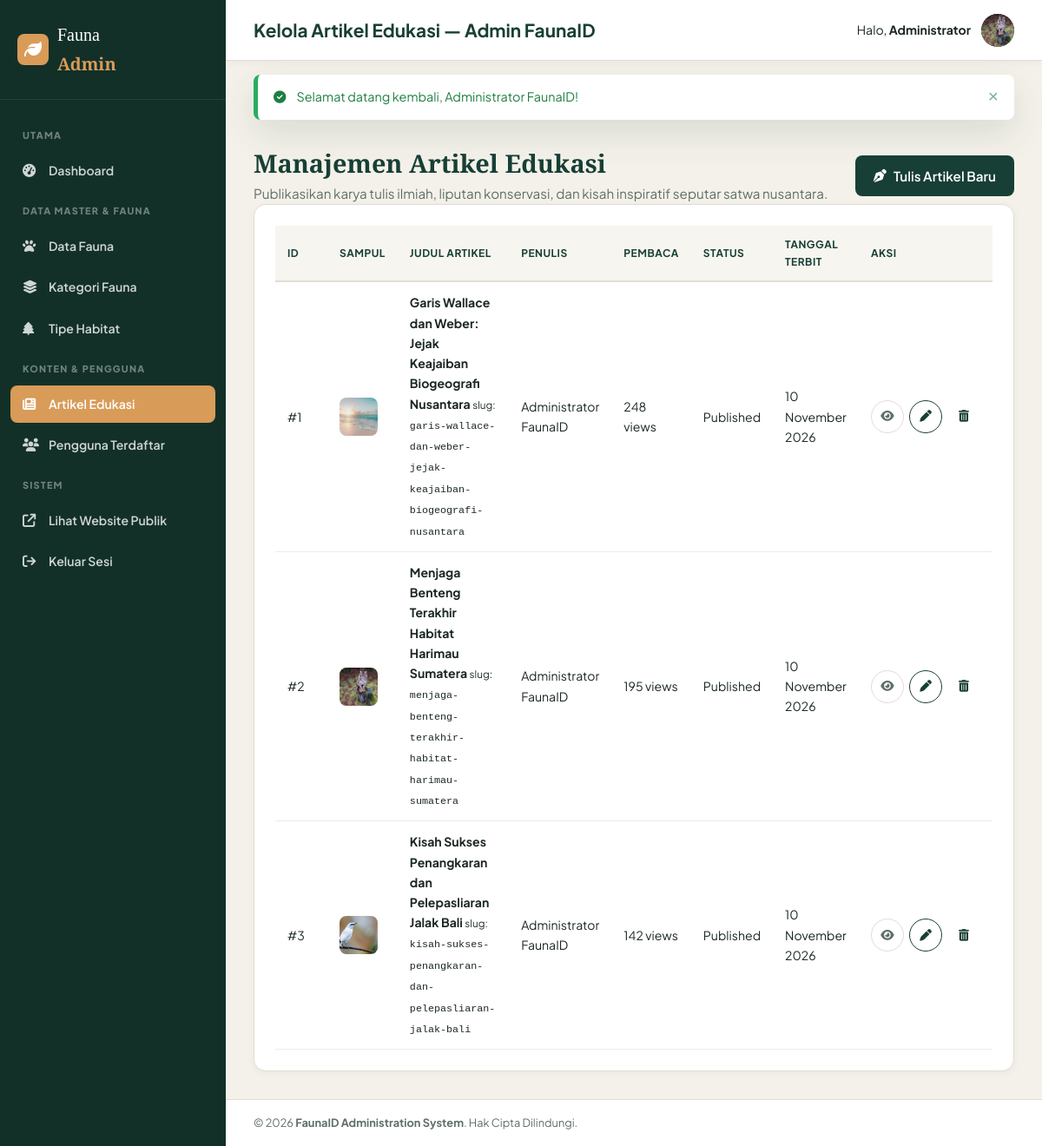
Screenshot of /admin/articles (signed in) with the database file from the repository.
### tables this page shows
CREATE TABLE `articles` (
  `id` INT AUTO_INCREMENT PRIMARY KEY,
  `user_id` INT NOT NULL,
  `judul` VARCHAR(255) NOT NULL,
  `slug` VARCHAR(255) NOT NULL UNIQUE,
  `ringkasan` TEXT NULL,
  `konten` LONGTEXT NOT NULL,
  `thumbnail` VARCHAR(500) NULL,
  `status` ENUM('draft', 'published') NOT NULL DEFAULT 'published',
  `views` INT DEFAULT 0,
  `created_at` TIMESTAMP DEFAULT CURRENT_TIMESTAMP,
  `updated_at` TIMESTAMP DEFAULT CURRENT_TIMESTAMP ON UPDATE CURRENT_TIMESTAMP,
  CONSTRAINT `fk_articles_user` FOREIGN KEY (`user_id`) REFERENCES `users` (`id`) ON DELETE CASCADE
);

CREATE TABLE `users` (
  `id` INT AUTO_INCREMENT PRIMARY KEY,
  `nama` VARCHAR(100) NOT NULL,
  `email` VARCHAR(100) NOT NULL UNIQUE,
  `password` VARCHAR(255) NOT NULL,
  `role` ENUM('admin', 'user') NOT NULL DEFAULT 'user',
  `foto_profil` VARCHAR(255) NULL,
  `created_at` TIMESTAMP DEFAULT CURRENT_TIMESTAMP,
  `updated_at` TIMESTAMP DEFAULT CURRENT_TIMESTAMP ON UPDATE CURRENT_TIMESTAMP
);

### app/core/Controller.php (called while the page is built, shortened)
<?php
class Controller {
    protected function view(string $view, array $data = []): void {
        extract($data);
        $viewPath = APP_PATH . '/views/' . str_replace('.', '/', $view) . '.php';
        require_once $viewPath;
    }
    protected function model(string $model): Model {
        $modelPath = APP_PATH . '/models/' . $model . '.php';
        return new $model();
    }
}

### app/controllers/AdminController.php (called while the page is built, shortened)
<?php
require_once APP_PATH . '/core/Controller.php';
class AdminController extends Controller {
    public function articles(): void {
        $articleModel = $this->model('ArticleModel');
        $articles = $articleModel->getAll('', 0);
        $data = [
            'title' => 'Kelola Artikel Edukasi — Admin FaunaID',
            'articles' => $articles
        ];
        $this->view('admin.articles.index', $data);
    }
}

### public/index.php (called while the page is built, shortened)
<?php
require_once dirname(__DIR__) . '/app/config/Database.php';
require_once dirname(__DIR__) . '/app/core/Helper.php';
$app = new App();

### app/core/Helper.php (called while the page is built, shortened)
<?php
if (!function_exists('url')) {
    function url(string $path = ''): string {
        $path = ltrim($path, '/');
        return empty($path) ? BASE_URL : BASE_URL . '/' . $path;
    }
}
if (!function_exists('uploadUrl')) {
    function uploadUrl(?string $filename, string $fallback = 'fauna_1_tiger_sumatra_1.jpg'): string {
        $localPath = PUBLIC_PATH . DIRECTORY_SEPARATOR . 'uploads' . DIRECTORY_SEPARATOR . $filename;
        if (file_exists($localPath)) {
            return BASE_URL . '/uploads/' . $filename;
        }
        return $fallback;
    }
}
if (!function_exists('e')) {
    function e(?string $str): string {
        return htmlspecialchars((string)$str, ENT_QUOTES, 'UTF-8');
    }
}
if (!function_exists('formatDateIndo')) {
    function formatDateIndo(?string $datetime): string {
        $timestamp = strtotime($datetime);
        $bulan = [
            1 => 'Januari', 'Februari', 'Maret', 'April', 'Mei', 'Juni',
            'Juli', 'Agustus', 'September', 'Oktober', 'November', 'Desember'
        ];
        $tgl = date('j', $timestamp);
        $bln = $bulan[(int)date('n', $timestamp)];
        $thn = date('Y', $timestamp);
        return "{$tgl} {$bln} {$thn}";
    }
}

### app/config/Database.php (called while the page is built, shortened)
<?php
class Database {
    private static ?PDO $instance = null;
    public static function getConnection(): PDO {
        $host = DB_HOST;
        $port = DB_PORT;
        $db   = DB_NAME;
        $user = DB_USER;
        $pass = DB_PASS;
        try {
            $dsn = "mysql:host={$host};port={$port};charset=utf8mb4";
            $options = [
                PDO::ATTR_ERRMODE => PDO::ERRMODE_EXCEPTION,
                PDO::ATTR_DEFAULT_FETCH_MODE => PDO::FETCH_ASSOC,
                PDO::ATTR_EMULATE_PREPARES => false,
                PDO::ATTR_TIMEOUT => 2
            ];
            $pdo = new PDO($dsn, $user, $pass, $options);
            $stmt = $pdo->query("SHOW DATABASES LIKE '{$db}'");
            $exists = $stmt->fetch();
            if (!$exists) {
                $pdo->exec("CREATE DATABASE IF NOT EXISTS `{$db}` CHARACTER SET utf8mb4 COLLATE utf8mb4_unicode_ci");
                $pdo->exec("USE `{$db}`");
                $schemaFile = ROOT_PATH . '/database/schema.sql';
                if (file_exists($schemaFile)) {
                    $sql = file_get_contents($schemaFile);
                    $pdo->exec($sql);
                }
            } else {
                $pdo->exec("USE `{$db}`");
            }
            self::$instance = $pdo;
            return self::$instance;
        } catch (PDOException $e) {
            $sqliteDir = ROOT_PATH . DIRECTORY_SEPARATOR . 'database';
            if (!is_dir($sqliteDir)) {
                mkdir($sqliteDir, 0777, true);
            }
            $sqlitePath = $sqliteDir . DIRECTORY_SEPARATOR . 'fauna_id.sqlite';
            $isNew = !file_exists($sqlitePath) || filesize($sqlitePath) === 0;
            try {
                $pdo = new PDO("sqlite:" . $sqlitePath, null, null, [
                    PDO::ATTR_ERRMODE => PDO::ERRMODE_EXCEPTION,
                    PDO::ATTR_DEFAULT_FETCH_MODE => PDO::FETCH_ASSOC
                ]);
                $pdo->exec("PRAGMA foreign_keys = ON;");
                self::$instance = $pdo;
                self::$driver = 'sqlite';
                if ($isNew) {
                    self::initSqliteDatabase($pdo);
                }
                return self::$instance;
            } catch (Exception $sqle) {
                die("Gagal menghubungkan ke Database: " . $sqle->getMessage());
            }
        }
    }
}

### app/core/Model.php (called while the page is built, shortened)
<?php
class Model {
    protected PDO $db;
    public function __construct() {
        $this->db = Database::getConnection();
    }
    protected function query(string $sql, array $params = []): PDOStatement {
        $stmt = $this->db->prepare($sql);
        $stmt->execute($params);
        return $stmt;
    }
    protected function fetchAll(string $sql, array $params = []): array {
        return $this->query($sql, $params)->fetchAll();
    }
}

### app/models/ArticleModel.php (called while the page is built, shortened)
<?php
require_once APP_PATH . '/core/Model.php';
class ArticleModel extends Model {
    public function getAll(string $status = 'published', int $limit = 0, int $offset = 0, string $search = ''): array {
        $where = ["1=1"];
        $params = [];
        $whereClause = implode(' AND ', $where);
        $sql = "SELECT a.*, u.nama AS author_name
                FROM articles a
                JOIN users u ON a.user_id = u.id
                WHERE {$whereClause}
                ORDER BY a.created_at DESC";
        return $this->fetchAll($sql, $params);
    }
}

### app/views/admin/articles/index.php (the view)
<?php require_once APP_PATH . '/views/layouts/admin_header.php'; ?>
<div class="admin-page-header">
    <div>
        <h1 class="admin-page-title">Manajemen Artikel Edukasi</h1>
        <p class="admin-page-subtitle">Publikasikan karya tulis ilmiah, liputan konservasi, dan kisah inspiratif seputar satwa nusantara.</p>
    </div>
    <div>
        <a href="<?= url('admin/article-create') ?>" class="btn btn-primary">
            <i class="fa-solid fa-pen-nib"></i> Tulis Artikel Baru
        </a>
    </div>
</div>
<div class="admin-panel-card mt-4">
    <div class="table-responsive">
        <table class="admin-table">
            <thead>
                <tr>
                    <th width="60">ID</th>
                    <th>Sampul</th>
                    <th>Judul Artikel</th>
                    <th>Penulis</th>
                    <th class="text-center">Pembaca</th>
                    <th class="text-center">Status</th>
                    <th>Tanggal Terbit</th>
                    <th width="150" class="text-center">Aksi</th>
                </tr>
            </thead>
            <tbody>
                <?php if (empty($articles)): ?>
                    <tr>
                        <td colspan="8" class="text-center py-4 text-muted">
                            Belum ada artikel edukasi yang dibuat.
                        </td>
                    </tr>
                <?php else: ?>
                    <?php foreach ($articles as $art): ?>
                        <tr>
                            <td>#<?= $art['id'] ?></td>
                            <td>
                                <img src="<?= uploadUrl($art['thumbnail']) ?>" alt="" class="table-thumb">
                            </td>
                            <td>
                                <strong><?= e($art['judul']) ?></strong>
                                <small class="d-block text-muted">slug: <code><?= e($art['slug']) ?></code></small>
                            </td>
                            <td><?= e($art['author_name']) ?></td>
                            <td class="text-center"><?= (int)$art['views'] ?> views</td>
                            <td class="text-center">
                                <span class="badge <?= ($art['status'] === 'published') ? 'badge-success' : 'badge-warning' ?>">
                                    <?= ucfirst($art['status']) ?>
                                </span>
                            </td>
                            <td><?= formatDateIndo($art['created_at']) ?></td>
                            <td class="text-center">
                                <div class="action-btn-group">
                                    <a href="<?= url('articles/read/' . $art['slug']) ?>" target="_blank" class="btn btn-icon btn-sm btn-outline-secondary" title="Lihat di Web">
                                        <i class="fa-solid fa-eye"></i>
                                    </a>
                                    <a href="<?= url('admin/article-edit/' . $art['id']) ?>" class="btn btn-icon btn-sm btn-outline-primary" title="Edit">
                                        <i class="fa-solid fa-pen"></i>
                                    </a>
                                    <a href="<?= url('admin/article-delete/' . $art['id']) ?>" class="btn btn-icon btn-sm btn-outline-danger" title="Hapus" onclick="return confirm('Apakah Anda yakin ingin menghapus artikel ini?');">
                                        <i class="fa-solid fa-trash-can"></i>
                                    </a>
                                </div>
                            </td>
                        </tr>
                    <?php endforeach; ?>
                <?php endif; ?>
            </tbody>
        </table>
    </div>
</div>
<?php require_once APP_PATH . '/views/layouts/admin_footer.php'; ?>

### public/assets/css/style.css (style rules this page uses)
:root { --primary: #173F35; --primary-light: #24584b; --primary-dark: #0f2b24; --secondary: #759477; --secondary-light: #94af96; --accent: #D99B58; --accent-hover: #c48641; --bg-cream: #F7F5F0; --surface: #FFFFFF; --surface-hover: #FBF9F5; --text-main: #1C2826; --text-muted: #5e6f66; --text-light: #91a299; --border-color: #E2DDD5; --border-light: #EFECE6; --color-critical: #c0392b; --color-critical-bg: #fde8e7; --color-endangered: #e67e22; --color-endangered-bg: #fef1e6; --color-vulnerable: #d4ac0d; --color-vulnerable-bg: #fefde8; --color-least-concern: #27ae60; --color-least-concern-bg: #eafaf1; --font-heading: 'Playfair Display', Georgia, serif; --font-body: 'Plus Jakarta Sans', system-ui, -apple-system, BlinkMacSystemFont, 'Segoe UI', Roboto, sans-serif; --shadow-sm: 0 2px 8px rgba(23, 63, 53, 0.05); --shadow-md: 0 8px 24px rgba(23, 63, 53, 0.08); --shadow-lg: 0 16px 40px rgba(23, 63, 53, 0.12); --radius-sm: 8px; --radius-md: 14px; --radius-lg: 20px; --radius-full: 9999px; --transition: all 0.25s cubic-bezier(0.16, 1, 0.3, 1); }
*, *::before, *::after { box-sizing: border-box; margin: 0; padding: 0; }
html { scroll-behavior: smooth; font-size: 16px; }
body { font-family: var(--font-body); background-color: var(--bg-cream); color: var(--text-main); line-height: 1.65; -webkit-font-smoothing: antialiased; display: flex; flex-direction: column; min-height: 100vh; }
img { max-width: 100%; height: auto; display: block; }
a { color: var(--primary); text-decoration: none; transition: var(--transition); }
h1, h2, h3, h4, h5, h6 { font-family: var(--font-heading); color: var(--primary); font-weight: 700; line-height: 1.25; }
.btn { display: inline-flex; align-items: center; justify-content: center; gap: 8px; font-family: var(--font-body); font-size: 0.95rem; font-weight: 600; padding: 10px 20px; border-radius: var(--radius-sm); border: 1px solid transparent; cursor: pointer; transition: var(--transition); text-align: center; white-space: nowrap; }
.btn-primary { background-color: var(--primary); color: #FFFFFF; }
.btn-outline-primary { background-color: transparent; border-color: var(--primary); color: var(--primary); }
.btn-outline-secondary { background-color: transparent; border-color: var(--border-color); color: var(--text-muted); }
.btn-sm { padding: 6px 14px; font-size: 0.85rem; }
.btn-icon { width: 38px; height: 38px; padding: 0; border-radius: 50%; }

### public/assets/css/admin.css (style rules this page uses)
.admin-body { background-color: #f4f1ea; min-height: 100vh; }
.admin-page-header { display: flex; justify-content: space-between; align-items: center; gap: 20px; }
.admin-page-title { font-size: 1.8rem; margin-bottom: 4px; }
.admin-page-subtitle { color: var(--text-muted); font-size: 0.95rem; }
.admin-panel-card { background: #FFFFFF; border-radius: var(--radius-md); padding: 24px; border: 1px solid var(--border-color); box-shadow: var(--shadow-sm); }
.table-responsive { overflow-x: auto; }
.admin-table { width: 100%; border-collapse: collapse; font-size: 0.88rem; }
.admin-table th { background-color: var(--bg-cream); color: var(--primary); font-weight: 700; text-transform: uppercase; font-size: 0.75rem; letter-spacing: 0.5px; padding: 12px 14px; border-bottom: 2px solid var(--border-color); text-align: left; }
.admin-table td { padding: 12px 14px; border-bottom: 1px solid var(--border-light); vertical-align: middle; }
.table-thumb { width: 44px; height: 44px; border-radius: var(--radius-sm); object-fit: cover; }
.action-btn-group { display: inline-flex; gap: 6px; }

### rows the page displays
articles: id "1", thumbnail (picture), judul "Garis Wallace dan Weber: Jejak Keajaiban Biogeografi Nusantara", slug "garis-wallace-dan-weber-jejak-keajaiban-biogeografi-nusantara", user.nama "Administrator FaunaID", views "248", status "Published", created_at "10 November 2026"
articles: id "2", thumbnail (picture), judul "Menjaga Benteng Terakhir Habitat Harimau Sumatera", slug "menjaga-benteng-terakhir-habitat-harimau-sumatera", user.nama "Administrator FaunaID", views "195", status "Published", created_at "10 November 2026"
articles: id "3", thumbnail (picture), judul "Kisah Sukses Penangkaran dan Pelepasliaran Jalak Bali", slug "kisah-sukses-penangkaran-dan-pelepasliaran-jalak-bali", user.nama "Administrator FaunaID", views "142", status "Published", created_at "10 November 2026"

### other values shown
$title "Kelola Artikel Edukasi — Admin FaunaID"
explode(' ', auth()['nama'])[0] "Administrator"
getFlash('success') "Selamat datang kembali, Administrator FaunaID!"
